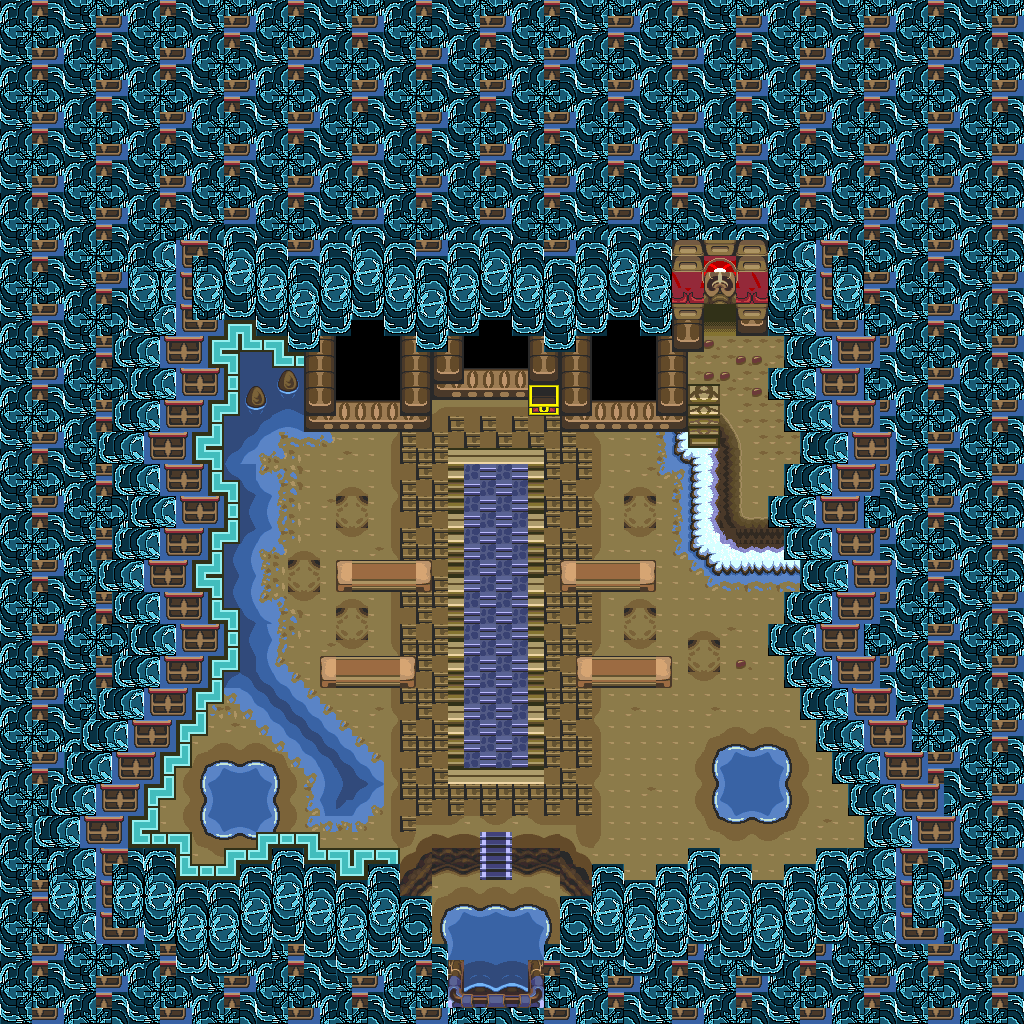

Rendered tile map (Tiled .tmx) drawn with the repository's tilesets; below, a short description and the map source with its tile grids summarised:
An orthogonal 64x64 tile map with 16x16 px tiles, 1 tile layer (base), 2 hidden layers not drawn and 13 objects.

<map version="1.10" tiledversion="1.12.1" orientation="orthogonal" renderorder="right-down" width="64" height="64" tilewidth="16" tileheight="16" infinite="0" nextlayerid="4" nextobjectid="14">
 <tileset firstgid="1" source="../classiciphone_pics4.tsx" />
 <layer id="1" name="base" width="64" height="64">
  <data>[4096 cells, 4096 non-empty, 215 distinct tile ids]</data>
 </layer>
 <layer id="2" name="collision" width="64" height="64" visible="0">
  <properties><property name="collision" value="true" /></properties>
  <data>[4096 cells, 3005 non-empty, 1 distinct tile ids]</data>
 </layer>
 <layer id="3" name="water" width="64" height="64" visible="0">
  <properties><property name="terrain" value="water" /></properties>
  <data>[4096 cells, 162 non-empty, 1 distinct tile ids]</data>
 </layer>
 <objectgroup id="4" name="npcs">
  <object id="1" x="304.0" y="352.0" width="16" height="16">
   <properties>
    <property name="script" type="string">-- Auto-converted from GraalScript
-- [CLIENT-SIDE — server no-op]
-- if (playerenters || timeout) {
-- hideimgs 0,2;
-- showimg 0,yellowfire.mng,21.25,20;
-- changeimgvis 0,3;
-- changeimgcolors 0,0,0,1,.95;
-- showimg 1,yellowfire.mng,37.25,20;
-- changeimgvis 1,3;
-- changeimgcolors 1,0,0,1,.95;
-- showimg 2,yellowfire.mng,29.25,18;
-- changeimgvis 2,3;
-- changeimgcolors 2,0,0,1,.95;
-- showimg 3,light2.png,32,18;
-- changeimgvis 3,3;
-- changeimgcolors 3,0,0,.3,.9;
-- showimg 4,light2.png,22,18;
-- changeimgvis 4,3;
-- changeimgcolors 4,0,0,.3,.9;
-- showimg 5,light2.png,35,19;
-- changeimgvis 5,3;
-- changeimgcolors 5,0,0,.9,.9;
-- showimg 6,light2.png,19,19;
-- changeimgvis 6,3;
-- changeimgcolors 6,0,0,.9,.9;
-- showimg 7,light2.png,27,17;
-- changeimgvis 7,3;
-- changeimgcolors 7,0,0,.9,.9;
-- showimg 8,water32.mng,13,48;
-- changeimgvis 8,1;
-- showimg 9,water32.mng,15,48;
-- changeimgvis 9,1;
-- showimg 10,water32.mng,13,50;
-- changeimgvis 10,1;
-- showimg 11,water32.mng,15,50;
-- changeimgvis 11,1;
-- timereverywhere;
-- timeout = 300;
-- }</property>
   </properties>
  </object>
  <object id="2" x="336.0" y="480.0" width="16" height="16">
   <properties>
    <property name="script" type="string">-- Auto-converted from GraalScript
-- join("level_nopk");
-- [CLIENT-SIDE — server no-op]
-- if (playerenters) {
-- seteffect 0,0,0,.5;
-- }</property>
   </properties>
  </object>
  <object id="3" x="464.0" y="320.0" width="16" height="16">
   <properties>
    <property name="script" type="string">-- Auto-converted from GraalScript
-- function onCreated() {
-- showcharacter();
-- setcharani("classic_idle","");
-- drawoverplayer();
-- headimg   = "head35.png";
-- swordimg  = "sword1.png";
-- sheildimg = "no-shield.png";
-- bodyimg   = "body8.png";
-- colors[0] = "white";
-- colors[1] = "gray";
-- colors[2] = "cynober";
-- colors[3] = "lightblue";
-- colors[4] = "blue";
-- colors[5] = "black";
-- colors[6] = "white";
-- colors[7] = "white";
-- chat      = "";
-- shieldpower = 1;
-- swordpower  = 1;
-- ap  = 70;
-- x   = 29.5;
-- y   = 20;
-- dir = 2;
end</property>
   </properties>
  </object>
  <object id="4" x="720.0" y="752.0" width="16" height="16">
   <properties>
    <property name="script" type="string">-- Auto-converted from GraalScript
-- function onCreated() {
-- showcharacter();
-- setcharani("classic_swim","");
-- headimg   = "head435.png";
-- swordimg  = "sword1.png";
-- shieldimg = "no-shield.png";
-- bodyimg   = "body3.png";
-- colors[0] = "darkblue";
-- colors[1] = "darkblue";
-- colors[1] = "black";
-- colors[1] = "blue";
-- colors[1] = "blue";
-- colors[1] = "black";
-- colors[1] = "white";
-- colors[1] = "white";
-- chat      = "";
-- swordpower  = 1;
-- shieldpower = 1;
-- dir = 1;
-- ap  = 65;
-- x   = 45;
-- y   = 47;
end
-- [CLIENT-SIDE — server no-op]
-- if (playertouchsme) say2 Switches work better when#bthey're all one color!;</property>
   </properties>
  </object>
  <object id="5" x="736.0" y="768.0" width="16" height="16">
   <properties>
    <property name="gani" value="water32.mng" />
    <property name="script" type="string">-- Auto-converted from GraalScript
-- function onCreated() {
-- dontblock();
-- drawunderplayer();
end</property>
   </properties>
  </object>
  <object id="6" x="0.0" y="0.0" width="16" height="16">
   <properties>
    <property name="script" type="string">-- Auto-converted from GraalScript
-- //NPC by Massokre
-- //Massokre Zorbi Hera Quest
-- //NPC Server Conversion
-- //Birdshot Weapon should be converted
-- //Key GUI/Respawn -Weapon to Weapons
-- //(//)#CLIENTSIDE in front of all scripts
-- //client. or clientr. to strings quest_massokre, quest_massokre_password
-- //setlevel2 in whirlpool script in quest_massokre_03.graal, also one in quest_massokre_09.graal
-- //canbepushed, canbepulled need to be converted to work on NPC Server in quest_massokre_02,04,07,09.graal
-- //one if(exploded) script, quest_massokre_02.graal
-- //two shoot scripts in each quest_massokre_02,04.graal
-- //a bunch of frogs, spiders everywhere. 4 lizardons in quest_massokre_06.graal
-- function onPlayerEnters() {
-- setshape 1,32,32;
-- if (!clientr.quest_water[0] =&gt; 1) {
-- setstring clientr.quest_water_switch,B,E,H,I,J,K,N,P,R,S,T,X,Z;
-- setstring clientr.quest_water,0,0,0;
end
end
-- function onActionstart_quest() {
-- clientr.quest_water[0] = 1;
end
-- [CLIENT-SIDE — server no-op]
-- 
-- if (playerenters) {
-- timeout = .05;
-- }
-- 
-- if (timeout) {
-- //Quest Step ONE
-- if (strtofloat(#I(clientr.quest_water,0)) == 0) {
-- if (playerx in &lt;27.5,31.5&gt; &amp;&amp; playery &lt; 34) {
-- movement_handlemoving = .1;
-- movement_handlekeys   = .1;
-- setani classic_walk,;
-- if (playery &gt; 26) {
-- playery  -= .4;
-- playerdir = 0;
-- timeout = .05;
-- } else {
-- triggeraction x+1,y+1,start_quest,;
-- say2 Welcome brave warrior,
-- #bHelp us save our peaceful church!
-- #b
-- 
-- #b&lt;ENEMY&gt; has cursed it!
-- #bOur only defence... lost...
-- #b
-- 
-- #bWill you help us?
-- #bYou will?! Thank You!!!;
-- }
-- } else timeout = .05;
-- }
-- }</property>
   </properties>
  </object>
  <object id="7" x="704.0" y="304.0" width="16" height="16">
   <properties>
    <property name="gani" value="door-keyhole.png" />
    <property name="script" type="string">-- Auto-converted from GraalScript
-- join("quest_water_door");
-- if (created) this.doorID = "doorA";
-- [CLIENT-SIDE — server no-op]
-- if (created) setstring this.doorID,doorA;</property>
   </properties>
  </object>
  <object id="8" x="800.0" y="736.0" width="16" height="16">
   <properties>
    <property name="script" type="string">-- Auto-converted from GraalScript
-- join("quest_water_switch");
-- if (created) this.switchID = "A";
-- [CLIENT-SIDE — server no-op]
-- if (created) setstring this.switchID,A;</property>
   </properties>
  </object>
  <object id="9" x="560.0" y="560.0" width="16" height="16">
   <properties>
    <property name="gani" value="churchseat.png" />
    <property name="script" type="string">-- Auto-converted from GraalScript
-- function onCreated() {
-- dontblock();
-- drawunderplayer();
end</property>
   </properties>
  </object>
  <object id="10" x="336.0" y="560.0" width="16" height="16">
   <properties>
    <property name="gani" value="churchseat.png" />
    <property name="script" type="string">-- Auto-converted from GraalScript
-- function onCreated() {
-- dontblock();
-- drawunderplayer();
end</property>
   </properties>
  </object>
  <object id="11" x="320.0" y="656.0" width="16" height="16">
   <properties>
    <property name="gani" value="churchseat.png" />
    <property name="script" type="string">-- Auto-converted from GraalScript
-- function onCreated() {
-- dontblock();
-- drawunderplayer();
end</property>
   </properties>
  </object>
  </objectgroup>
</map>
<!-- 2 of 13 objects omitted -->
